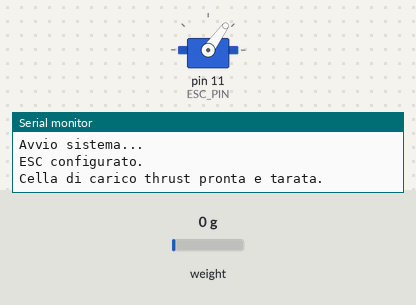
A sketch run on a simulated Arduino Uno, built with avr-gcc and run on an emulated ATmega328P. On the bench: servo, the last lines printed to the serial monitor. The test bench sets the inputs (shaded band); at power-on: weight on the scale 0 g. At 15.4 s the program stops and its outputs stay as they are.

Above: at 4.1 s.
At 6.5 s:
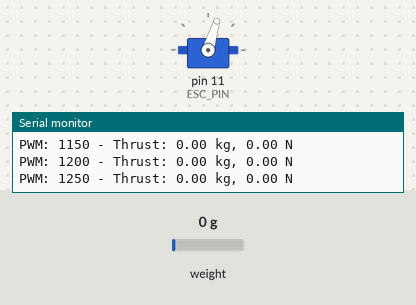
At 9.5 s:
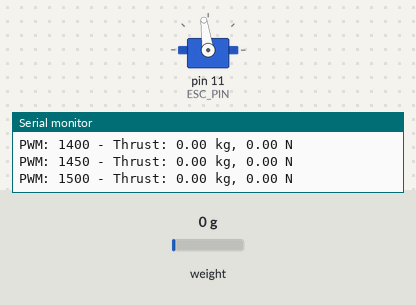
At 14.9 s:
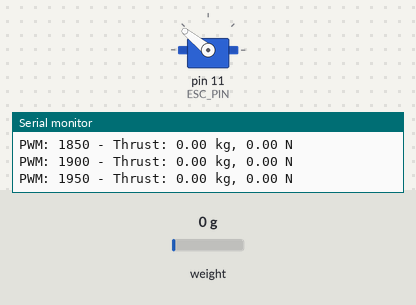
Timing chart, 0 to 16.9 s (numbered marks = the images above):
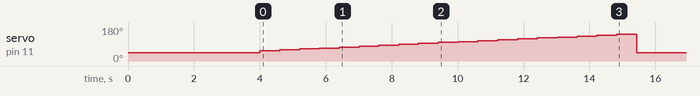

Measured:
- by itself, servo on pin 11 (ESC_PIN): rises from 44° to 141° in 10.8 s, then falls to 44° in 0.60 s

The sketch:

Version_1.ino
```cpp
#include <Servo.h>
#include "HX711.h"

// Pin per l'ESC
#define ESC_PIN 11

// Pin per la cella di carico thrust
#define DT_THRUST 6
#define SCK_THRUST 7

// Oggetti per il motore e la cella di carico
Servo esc;
HX711 scale_thrust;

// Variabili globali
int pwm_min = 1100;
int pwm_max = 2000;
float calibration_factor_thrust = -214000.0; // Fattore di calibrazione thrust

void setup() {
  Serial.begin(9600);
  Serial.println("Avvio sistema...");

  // Configura ESC
  esc.attach(ESC_PIN);
  esc.writeMicroseconds(1000);
  delay(3000);
  Serial.println("ESC configurato.");

  // Configura la bilancia thrust
  scale_thrust.begin(DT_THRUST, SCK_THRUST);
  while (!scale_thrust.is_ready()) {
    Serial.println("Cella di carico thrust non pronta. Attendi...");
    delay(500);
  }
  scale_thrust.set_scale(calibration_factor_thrust);
  scale_thrust.tare();
  Serial.println("Cella di carico thrust pronta e tarata.");
}

void loop() {
  for (int pwm = pwm_min; pwm <= pwm_max; pwm += 50) {
    esc.writeMicroseconds(pwm);

    if (scale_thrust.is_ready()) {
      float thrust_kg = scale_thrust.get_units();
      float thrust_N = thrust_kg * 9.80665;

      Serial.print("PWM: ");
      Serial.print(pwm);
      Serial.print(" - Thrust: ");
      Serial.print(thrust_kg, 2);
      Serial.print(" kg, ");
      Serial.print(thrust_N, 2);
      Serial.println(" N");
    }

    delay(500);
  }

  Serial.println("Test completato.");
  esc.writeMicroseconds(1000);

  while (true) {
    // Ciclo infinito dopo il test
  }
}
```
